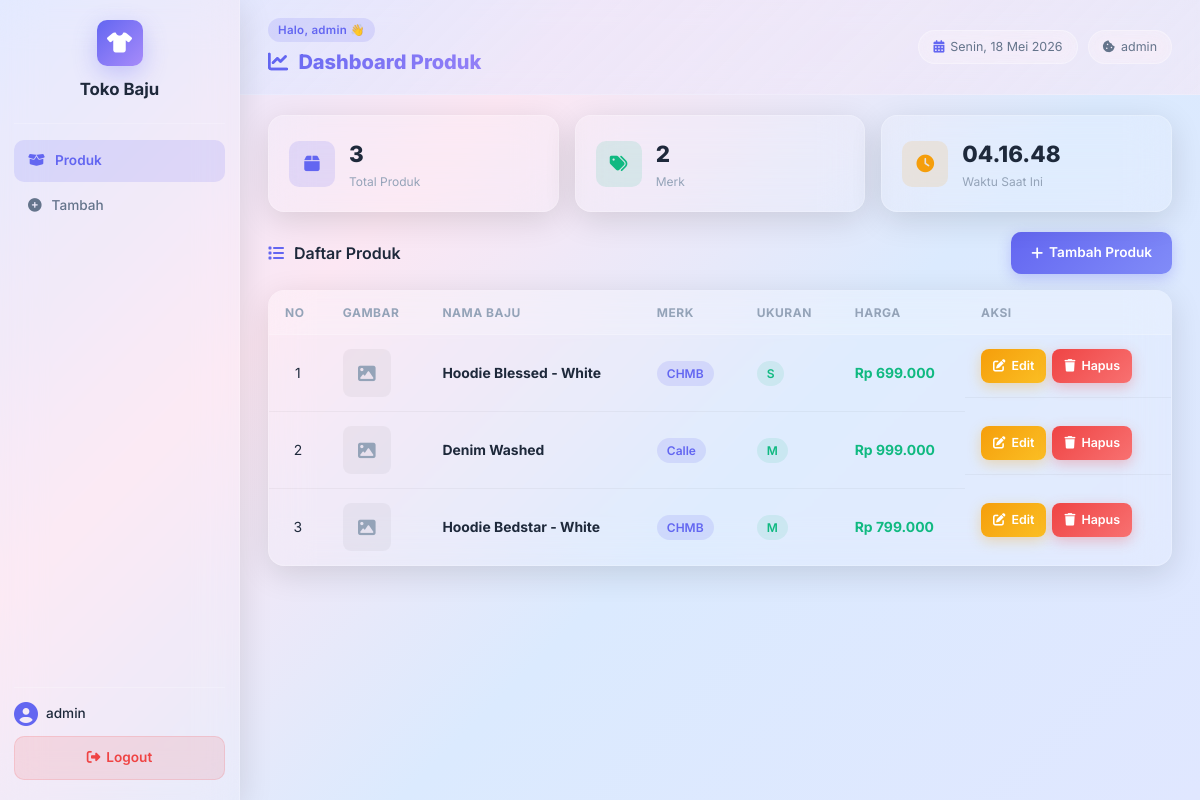
The app's page /produk/index.php (signed in) with its own data.
### tables this page shows
CREATE TABLE `produk` (
  `id` int NOT NULL,
  `nama_baju` varchar(200) NOT NULL,
  `merk` varchar(100) NOT NULL,
  `ukuran` varchar(100) NOT NULL,
  `harga` int NOT NULL,
  `gambar` varchar(255) DEFAULT NULL
);

### models/produk.php (called while the page is built, shortened)
<?php
class Produk {
    private $conn;
    public function __construct($db) {
        $this->conn = $db;
    }
    public function tampilData() {
        return $this->conn->query("SELECT * FROM produk ORDER BY id DESC");
    }
}

### produk/index.php (the view, shortened to what this page needs)
<?php
include '../models/produk.php';
$db = new Database();
$conn = $db->getConnection();
$produk = new Produk($conn);
$data = $produk->tampilData();
?>
<!DOCTYPE html>
<html lang="id">
<head>
    <link rel="stylesheet" href="https://cdnjs.cloudflare.com/ajax/libs/font-awesome/6.5.1/css/all.min.css">
    <link rel="stylesheet" href="../assets/style.css">
</head>
<body class="dashboard-page">
    <aside class="sidebar glass-panel" id="sidebar">
        <div class="sidebar-brand">
            <div class="brand-icon"><i class="fas fa-tshirt"></i></div>
            <h2>Toko Baju</h2>
        </div>
        <nav class="sidebar-nav">
            <a href="index.php" class="nav-link active"><i class="fas fa-box-open"></i> Produk</a>
            <a href="tambah.php" class="nav-link"><i class="fas fa-plus-circle"></i> Tambah</a>
        </nav>
        <div class="sidebar-footer">
            <div class="user-info">
                <i class="fas fa-user-circle"></i>
                <span><?php echo htmlspecialchars($_SESSION['username']); ?></span>
            </div>
            <a href="../auth/logout.php" class="btn btn-logout"><i class="fas fa-sign-out-alt"></i> Logout</a>
        </div>
    </aside>
    <main class="main-content">
        <header class="topbar">
            <div class="topbar-info">
                <span class="topbar-greeting">Halo, <?php echo htmlspecialchars($_SESSION['username']); ?> 👋</span>
                <h1><i class="fas fa-chart-line topbar-icon"></i> Dashboard Produk</h1>
            </div>
            <div class="topbar-right">
                <div class="live-clock glass-badge" id="liveClock"></div>
                <div class="glass-badge">
                    <i class="fas fa-cookie-bite"></i>
                    <?php echo isset($_COOKIE['username']) ? htmlspecialchars($_COOKIE['username']) : '-'; ?>
                </div>
            </div>
        </header>
        <div class="stats-row">
            <div class="glass-card stat-card">
                <div class="stat-icon icon-primary"><i class="fas fa-box"></i></div>
                <div class="stat-info">
                    <span class="stat-value"><?php echo $data->num_rows; ?></span>
                    <span class="stat-label">Total Produk</span>
                </div>
            </div>
            <div class="glass-card stat-card">
                <div class="stat-icon icon-success"><i class="fas fa-tags"></i></div>
                <div class="stat-info">
                    <?php
                    $merkList = [];
                    $tmpData = $produk->tampilData();
                    while ($m = $tmpData->fetch_assoc()) $merkList[$m['merk']] = true;
                    $data->data_seek(0);
                    ?>
                    <span class="stat-value"><?php echo count($merkList); ?></span>
                    <span class="stat-label">Merk</span>
                </div>
            </div>
            <div class="glass-card stat-card">
                <div class="stat-icon icon-warning"><i class="fas fa-clock"></i></div>
                <div class="stat-info">
                    <span class="stat-value" id="clockValue">--:--:--</span>
                    <span class="stat-label">Waktu Saat Ini</span>
                </div>
            </div>
        </div>
        <div class="action-bar">
            <h2><i class="fas fa-list"></i> Daftar Produk</h2>
            <a href="tambah.php" class="btn btn-primary"><i class="fas fa-plus"></i> Tambah Produk</a>
        </div>
        <div class="glass-card table-container">
            <table class="data-table">
                <thead>
                    <tr>
                        <th>No</th>
                        <th>Gambar</th>
                        <th>Nama Baju</th>
                        <th>Merk</th>
                        <th>Ukuran</th>
                        <th>Harga</th>
                        <th>Aksi</th>
                    </tr>
                </thead>
                <tbody>
                <?php if ($data->num_rows > 0): ?>
                    <?php $no = 1; while ($row = $data->fetch_assoc()): ?>
                    <tr>
                        <td class="text-center"><?php echo $no++; ?></td>
                        <td>
                            <?php if ($row['gambar'] && file_exists("../uploads/" . $row['gambar'])): ?>
                                <img src="../uploads/<?php echo htmlspecialchars($row['gambar']); ?>" class="thumb" alt="gambar">
                            <?php else: ?>
                                <div class="thumb-placeholder"><i class="fas fa-image"></i></div>
                            <?php endif; ?>
                        </td>
                        <td><strong><?php echo htmlspecialchars($row['nama_baju']); ?></strong></td>
                        <td><span class="badge"><?php echo htmlspecialchars($row['merk']); ?></span></td>
                        <td><span class="badge badge-alt"><?php echo htmlspecialchars($row['ukuran']); ?></span></td>
                        <td class="text-price">Rp <?php echo number_format($row['harga'], 0, ',', '.'); ?></td>
                        <td class="action-cell">
                            <a href="edit.php?id=<?php echo $row['id']; ?>" class="btn btn-warning btn-sm"><i class="fas fa-edit"></i> Edit</a>
                            <a href="hapus.php?id=<?php echo $row['id']; ?>" class="btn btn-danger btn-sm" onclick="return confirm('Yakin hapus?')"><i class="fas fa-trash"></i> Hapus</a>
                        </td>
                    </tr>
                    <?php endwhile; ?>
                <?php endif; ?>
                </tbody>
            </table>
        </div>
    </main>
</body>
</html>

### records on screen
produk: nama_baju "Hoodie Blessed - White", merk "CHMB", ukuran "S", harga "699.000"
produk: nama_baju "Denim Washed", merk "Calle", ukuran "M", harga "999.000"
produk: nama_baju "Hoodie Bedstar - White", merk "CHMB", ukuran "M", harga "799.000"

### other values on screen
$_SESSION['username'] "admin"
$_COOKIE['username'] "admin"
$data->num_rows "3"
count($merkList) "2"
